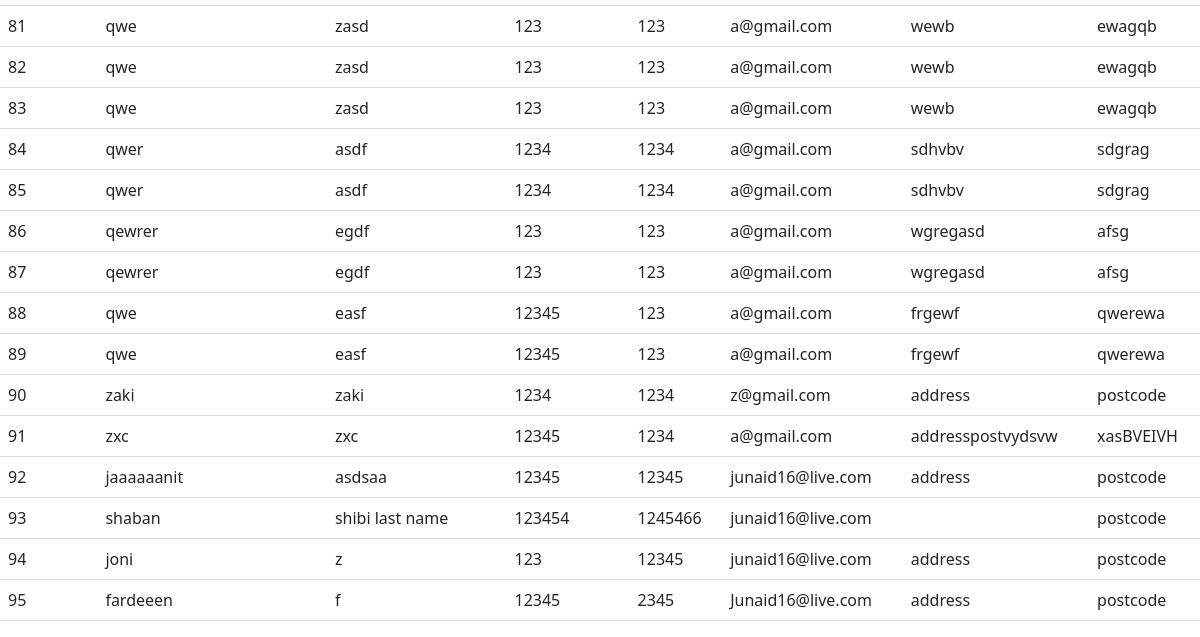
The page /Client_little_info (lower part) on the database as committed earlier.
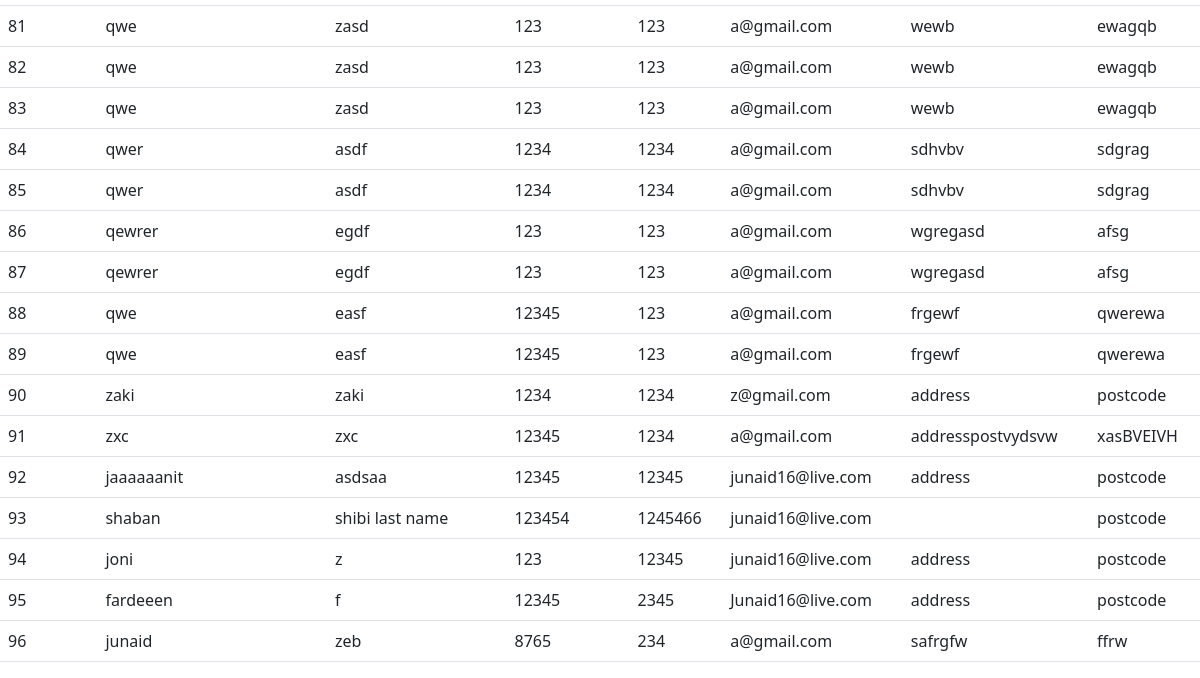
The same page on the database as committed later.
### customer/models.py (models this page shows, shortened)
class Customer(models.Model):
    id = models.AutoField(primary_key=True)
    first_name = models.CharField(max_length=250)
    last_name = models.CharField(max_length=250)
    phone  = models.IntegerField()
    landline  = models.IntegerField()
    email = models.EmailField(max_length=250)
    address = models.CharField(max_length=250)
    postcode = models.CharField(max_length=250)
    created_date = models.DateTimeField(null=True, blank= True)#
    created_by = models.ForeignKey(User,on_delete=models.CASCADE, null=True, blank=True)

### customer/views.py (the view)
# urls.py: path('Client_little_info', views.Client_little_info, name='Client_little_info'),
def Client_little_info(request):
    find_client = Customer.objects.all()
    context = {'search_clients_context':find_client}
    return render(request, 'Client_little_info.html',context )

### templates/Client_little_info.html (shortened to what this page needs)
{% extends 'base.html' %}
{% block content %}
    <table class="table table-hover " >
        <tbody>
            {% for search_clients in search_clients_context %}
          <tr>
            <td>  {{ search_clients.id }} </td>
            <td>{{search_clients.first_name}}</td>
            <td>{{search_clients.last_name}}</td>
            <td>{{search_clients.phone}}</td>
            <td>{{search_clients.landline}}</td>
            <td>{{search_clients.email}}</td>
            <td>{{search_clients.address}}</td>
            <td>{{search_clients.postcode}}</td>
          </tr>
          {% endfor %}
        </tbody>
      </table>
{% endblock %}

Rows that differ between the two databases and show on the page:
added Customer: id "96", first_name "junaid", last_name "zeb", phone "8765", landline "234", email "a@gmail.com", address "safrgfw", postcode "ffrw"
